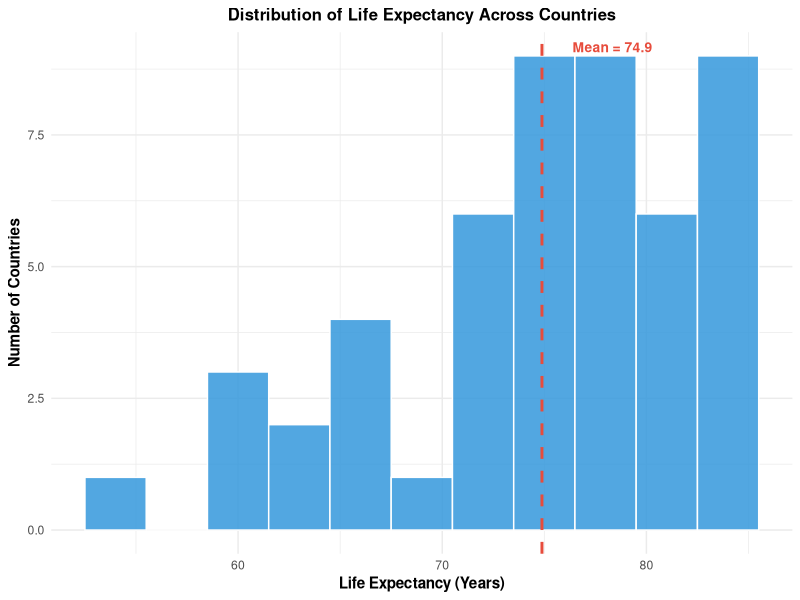
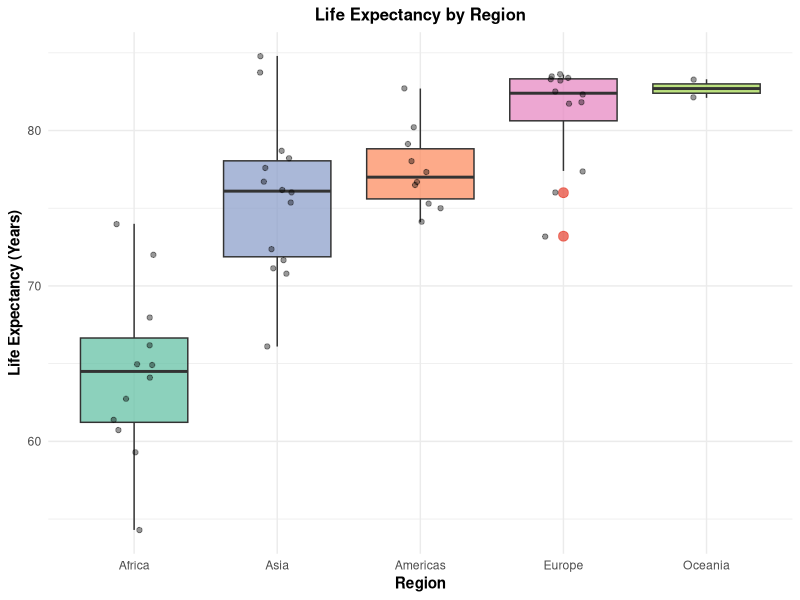
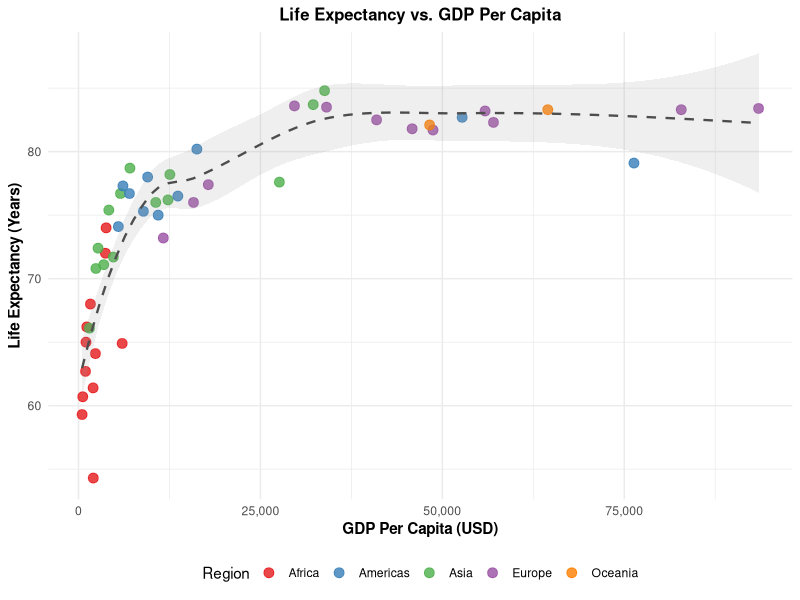
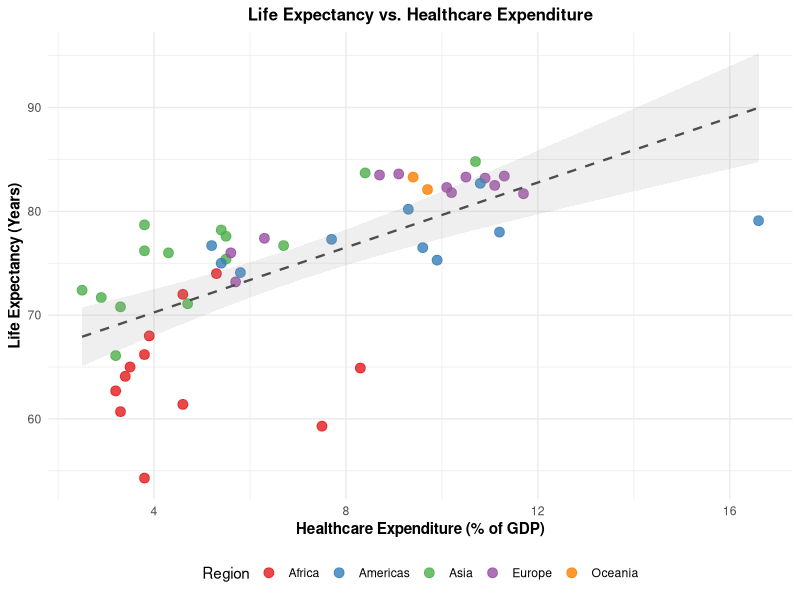
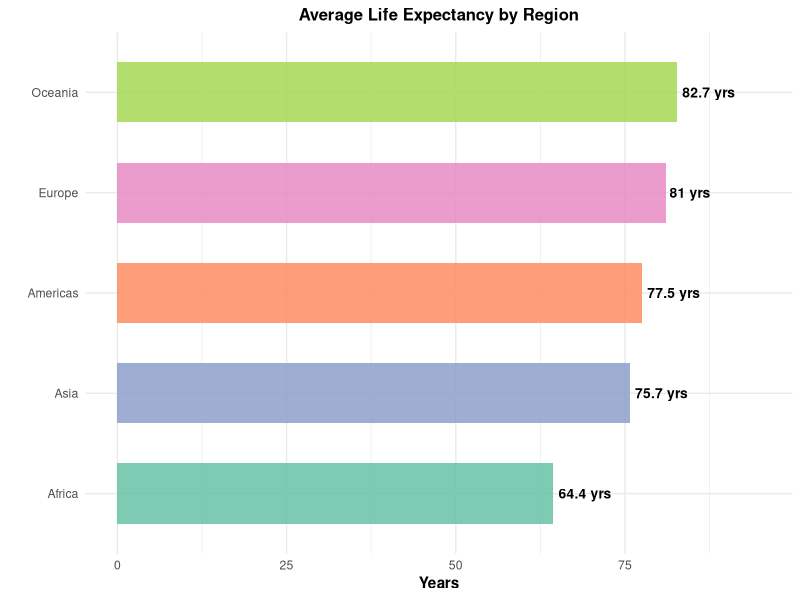

Generate these figures, in order, with R:
## ---- chunk 1
knitr::opts_chunk$set(
  echo = FALSE,
  message = FALSE,
  warning = FALSE,
  fig.align = "center",
  fig.width = 7,
  fig.height = 4.5,
  out.width = "95%"
)

# Load libraries
library(readr)
library(ggplot2)
library(dplyr)
library(tidyr)
library(scales)
library(knitr)

# Read data
df <- read_csv("data/life_expectancy_data.csv", show_col_types = FALSE)

# Consistent theme
theme_report <- theme_minimal(base_size = 11) +
  theme(
    plot.title    = element_text(face = "bold", hjust = 0.5, size = 12),
    plot.subtitle = element_text(hjust = 0.5, color = "gray40", size = 9),
    axis.title    = element_text(face = "bold"),
    legend.position = "bottom"
  )
## ---- chunk 2
numeric_cols <- c("Life_Expectancy", "GDP_Per_Capita",
                  "Healthcare_Expenditure_Pct", "Population_Millions",
                  "Adult_Literacy_Rate")

desc_stats <- df %>%
  summarise(across(all_of(numeric_cols),
                   list(
                     Mean   = ~round(mean(., na.rm = TRUE), 1),
                     Median = ~round(median(., na.rm = TRUE), 1),
                     SD     = ~round(sd(., na.rm = TRUE), 1),
                     Min    = ~round(min(., na.rm = TRUE), 1),
                     Max    = ~round(max(., na.rm = TRUE), 1)
                   ),
                   .names = "{.col}__{.fn}")) %>%
  pivot_longer(everything(),
               names_to = c("Variable", "Statistic"),
               names_sep = "__") %>%
  pivot_wider(names_from = Statistic, values_from = value)

# Clean variable names for display
desc_stats$Variable <- c("Life Expectancy (yrs)", "GDP Per Capita (USD)",
                          "Healthcare Exp. (% GDP)", "Population (M)",
                          "Literacy Rate (%)")

kable(desc_stats, caption = "Summary statistics for numeric variables.",
      align = "lrrrrr", booktabs = TRUE)
## ---- chunk 3
ggplot(df, aes(x = Life_Expectancy)) +
  geom_histogram(binwidth = 3, fill = "#3498db", color = "white", alpha = 0.85) +
  geom_vline(aes(xintercept = mean(Life_Expectancy)),
             color = "#e74c3c", linetype = "dashed", linewidth = 1) +
  annotate("text", x = mean(df$Life_Expectancy) + 1.5, y = Inf, vjust = 2, hjust = 0,
           label = paste("Mean =", round(mean(df$Life_Expectancy), 1)),
           color = "#e74c3c", fontface = "bold", size = 3.5) +
  labs(title = "Distribution of Life Expectancy Across Countries",
       x = "Life Expectancy (Years)", y = "Number of Countries") +
  theme_report
## ---- chunk 4
region_order <- df %>%
  group_by(Region) %>%
  summarise(med = median(Life_Expectancy)) %>%
  arrange(med) %>%
  pull(Region)

ggplot(df, aes(x = factor(Region, levels = region_order),
               y = Life_Expectancy, fill = Region)) +
  geom_boxplot(alpha = 0.75, outlier.color = "#e74c3c", outlier.size = 3) +
  geom_jitter(width = 0.15, alpha = 0.4, size = 1.5) +
  scale_fill_brewer(palette = "Set2") +
  labs(title = "Life Expectancy by Region",
       x = "Region", y = "Life Expectancy (Years)") +
  theme_report + theme(legend.position = "none")
## ---- chunk 5
ggplot(df, aes(x = GDP_Per_Capita, y = Life_Expectancy, color = Region)) +
  geom_point(size = 3, alpha = 0.8) +
  geom_smooth(method = "loess", se = TRUE, color = "gray30",
              linetype = "dashed", linewidth = 0.8, alpha = 0.15) +
  scale_x_continuous(labels = comma) +
  scale_color_brewer(palette = "Set1") +
  labs(title = "Life Expectancy vs. GDP Per Capita",
       x = "GDP Per Capita (USD)", y = "Life Expectancy (Years)",
       color = "Region") +
  theme_report
## ---- chunk 6
ggplot(df, aes(x = Healthcare_Expenditure_Pct, y = Life_Expectancy,
               color = Region)) +
  geom_point(size = 3, alpha = 0.8) +
  geom_smooth(method = "lm", se = TRUE, color = "gray30",
              linetype = "dashed", linewidth = 0.8, alpha = 0.15) +
  scale_color_brewer(palette = "Set1") +
  labs(title = "Life Expectancy vs. Healthcare Expenditure",
       x = "Healthcare Expenditure (% of GDP)", y = "Life Expectancy (Years)",
       color = "Region") +
  theme_report
## ---- chunk 7
region_summary <- df %>%
  group_by(Region) %>%
  summarise(Avg_Life_Exp = round(mean(Life_Expectancy), 1), .groups = "drop")

ggplot(region_summary, aes(x = reorder(Region, Avg_Life_Exp),
                            y = Avg_Life_Exp, fill = Region)) +
  geom_col(alpha = 0.85, width = 0.6) +
  geom_text(aes(label = paste0(Avg_Life_Exp, " yrs")),
            hjust = -0.1, fontface = "bold", size = 3.5) +
  scale_fill_brewer(palette = "Set2") +
  coord_flip() + ylim(0, 95) +
  labs(title = "Average Life Expectancy by Region", x = "", y = "Years") +
  theme_report + theme(legend.position = "none")
